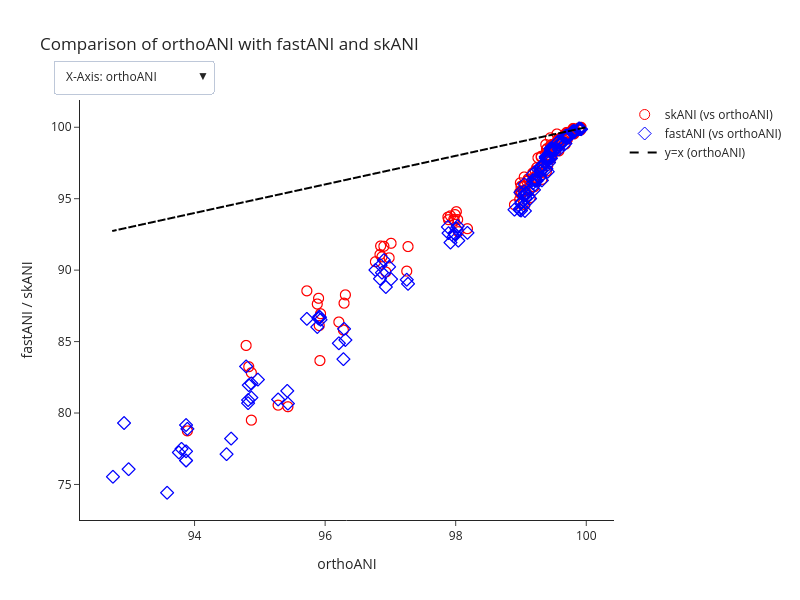

Notebook code for this chart:
### Code cell
fig = go.Figure()

minvalue = combo_ANI_ortho_df['orthoANI'].min()
usabley = combo_ANI_ortho_df[combo_ANI_ortho_df['skANI']!='nan']['skANI']

# Create traces for orthoANI x-axis (set 1)
# skANI trace with orthoANI as x
fig.add_trace(go.Scattergl(
    name='skANI (vs orthoANI)',
    x=combo_ANI_ortho_df['orthoANI'],
    y=usabley.astype(float),
    mode='markers',
    marker=dict(symbol='circle-open', size=10, color='red', opacity=1),
    text= combo_ANI_ortho_df['Query'] + ' vs ' + combo_ANI_ortho_df['Reference'] +
         '<br>orthoANI: ' + combo_ANI_ortho_df['orthoANI'].round(2).astype(str) +
         '<br>skANI: ' + combo_ANI_ortho_df['skANI'].astype(str),
    hoverinfo='text',
    visible=True
))

# fastANI trace with orthoANI as x
fig.add_trace(go.Scattergl(
    name='fastANI (vs orthoANI)',
    x=combo_ANI_ortho_df['orthoANI'],
    y=combo_ANI_ortho_df['fastANI'],
    mode='markers',
    marker=dict(symbol='diamond-open', size=10, color='blue', opacity=1, line=dict(width=1,color='red')),
    text=combo_ANI_ortho_df['Query'] + ' vs ' + combo_ANI_ortho_df['Reference'] +
         '<br>orthoANI: ' + combo_ANI_ortho_df['orthoANI'].round(2).astype(str) +
         '<br>fastANI: ' + combo_ANI_ortho_df['fastANI'].round(2).astype(str),
    hoverinfo='text',
    visible=True
))

# Add bisector line for orthoANI
fig.add_trace(go.Scattergl(
    name='y=x (orthoANI)',
    x=[minvalue, 100],
    y=[minvalue, 100],
    mode='lines',
    line=dict(color='black', width=2, dash='dash'),
    hoverinfo='none',
    visible=True
))



fig.add_trace(go.Scattergl(
    name='skANI (vs mutation rate)',
    x=combo_ANI_ortho_df['predicted'],
    y=usabley.astype(float),
    mode='markers',
    marker=dict(symbol='circle-open', size=10, color='red', opacity=1),
    text= combo_ANI_ortho_df['Query'] + ' vs ' + combo_ANI_ortho_df['Reference'] +
         '<br>Mutation rate: ' + combo_ANI_ortho_df['predicted'].astype(str) +
         '<br>skANI: ' + combo_ANI_ortho_df['skANI'].astype(str),
    hoverinfo='text',
    visible=False
))

# fastANI trace with mutarray as x
fig.add_trace(go.Scattergl(
    name='fastANI (vs mutation rate)',
    # x=[inverted_mut_array[idx] if idx is not None and idx < len(inverted_mut_array) else None 
    #    for idx in combo_ANI_ortho_df['mut_idx']],
    x= combo_ANI_ortho_df['predicted'],
    y=combo_ANI_ortho_df['fastANI'],
    mode='markers',
    marker=dict(symbol='diamond-open', size=10, color='blue', opacity=1, line=dict(width=1,color='red')),
    text=combo_ANI_ortho_df['Query'] + ' vs ' + combo_ANI_ortho_df['Reference'] +
         '<br>Mutation rate: ' + combo_ANI_ortho_df['predicted'].astype(str)+
         '<br>fastANI: ' + combo_ANI_ortho_df['fastANI'].round(2).astype(str),
    hoverinfo='text',
    visible=False
))

# Add trend line for mutation rates
fig.add_trace(go.Scattergl(
    name='y=x (mutation rate)',
    x=[min(inverted_mut_array), 100],
    y=[min(inverted_mut_array), 100],
    mode='lines',
    line=dict(color='black', width=2, dash='dash'),
    hoverinfo='none',
    visible=False
))

# Add dropdown menu
fig.update_layout(
    updatemenus=[
        dict(
            buttons=list([
                dict(
                    args=[{'visible': [True, True, True, False, False, False]},
                          {'xaxis.title': 'orthoANI',
                           'title': 'Comparison of orthoANI with fastANI and skANI'}],
                    label="X-Axis: orthoANI",
                    method="update"
                ),
                dict(
                    args=[{'visible': [False, False, False, True, True, True]},
                          {'xaxis.title': 'Mutation Rate',
                           'title': 'Comparison of Mutation Rate with fastANI and skANI'}],
                    label="X-Axis: Mutation Rate",
                    method="update"
                )
            ]),
            direction="down",
            pad={"r": 10, "t": 10},
            showactive=True,
            # x=0.05,
            xanchor="left",
            y=1.12,
            yanchor="top"
        ),
    ],
    title='Comparison of orthoANI with fastANI and skANI',
    xaxis_title='orthoANI',
    yaxis_title='fastANI / skANI',
    showlegend=True,
    template='simple_white',
    hovermode='closest',
    width=800,
    height=600
)

fig.show(renderer='jupyterlab')

### Figure 1 — Plotly figure (JSON) as saved in the notebook; plotly's stock layout.template omitted (floating-point values rounded to 4 significant figures; data arrays with more than 128 entries replaced by an {"elided": "..."} marker saying what was removed)
{"data": [{"hoverinfo": "text", "marker": {"color": "red", "opacity": 1, "size": 10, "symbol": "circle-open"}, "mode": "markers", "name": "skANI (vs orthoANI)", "text": {"elided": "153 str values"}, "type": "scattergl", "visible": true, "x": {"elided": "153 float values"}, "y": {"elided": "153 float values"}}, {"hoverinfo": "text", "marker": {"color": "blue", "line": {"color": "red", "width": 1}, "opacity": 1, "size": 10, "symbol": "diamond-open"}, "mode": "markers", "name": "fastANI (vs orthoANI)", "text": {"elided": "153 str values"}, "type": "scattergl", "visible": true, "x": {"elided": "153 float values"}, "y": {"elided": "153 float values"}}, {"hoverinfo": "none", "line": {"color": "black", "dash": "dash", "width": 2}, "mode": "lines", "name": "y=x (orthoANI)", "type": "scattergl", "visible": true, "x": [92.75, 100], "y": [92.75, 100]}, {"hoverinfo": "text", "marker": {"color": "red", "opacity": 1, "size": 10, "symbol": "circle-open"}, "mode": "markers", "name": "skANI (vs mutation rate)", "text": {"elided": "153 str values"}, "type": "scattergl", "visible": false, "x": {"elided": "153 float values"}, "y": {"elided": "153 float values"}}, {"hoverinfo": "text", "marker": {"color": "blue", "line": {"color": "red", "width": 1}, "opacity": 1, "size": 10, "symbol": "diamond-open"}, "mode": "markers", "name": "fastANI (vs mutation rate)", "text": {"elided": "153 str values"}, "type": "scattergl", "visible": false, "x": {"elided": "153 float values"}, "y": {"elided": "153 float values"}}, {"hoverinfo": "none", "line": {"color": "black", "dash": "dash", "width": 2}, "mode": "lines", "name": "y=x (mutation rate)", "type": "scattergl", "visible": false, "x": [90, 100], "y": [90, 100]}], "layout": {"height": 600, "hovermode": "closest", "showlegend": true, "title": {"text": "Comparison of orthoANI with fastANI and skANI"}, "updatemenus": [{"buttons": [{"args": [{"visible": [true, true, true, false, false, false]}, {"title": "Comparison of orthoANI with fastANI and skANI", "xaxis.title": "orthoANI"}], "label": "X-Axis: orthoANI", "method": "update"}, {"args": [{"visible": [false, false, false, true, true, true]}, {"title": "Comparison of Mutation Rate with fastANI and skANI", "xaxis.title": "Mutation Rate"}], "label": "X-Axis: Mutation Rate", "method": "update"}], "direction": "down", "pad": {"r": 10, "t": 10}, "showactive": true, "xanchor": "left", "y": 1.12, "yanchor": "top"}], "width": 800, "xaxis": {"title": {"text": "orthoANI"}}, "yaxis": {"title": {"text": "fastANI / skANI"}}}}
